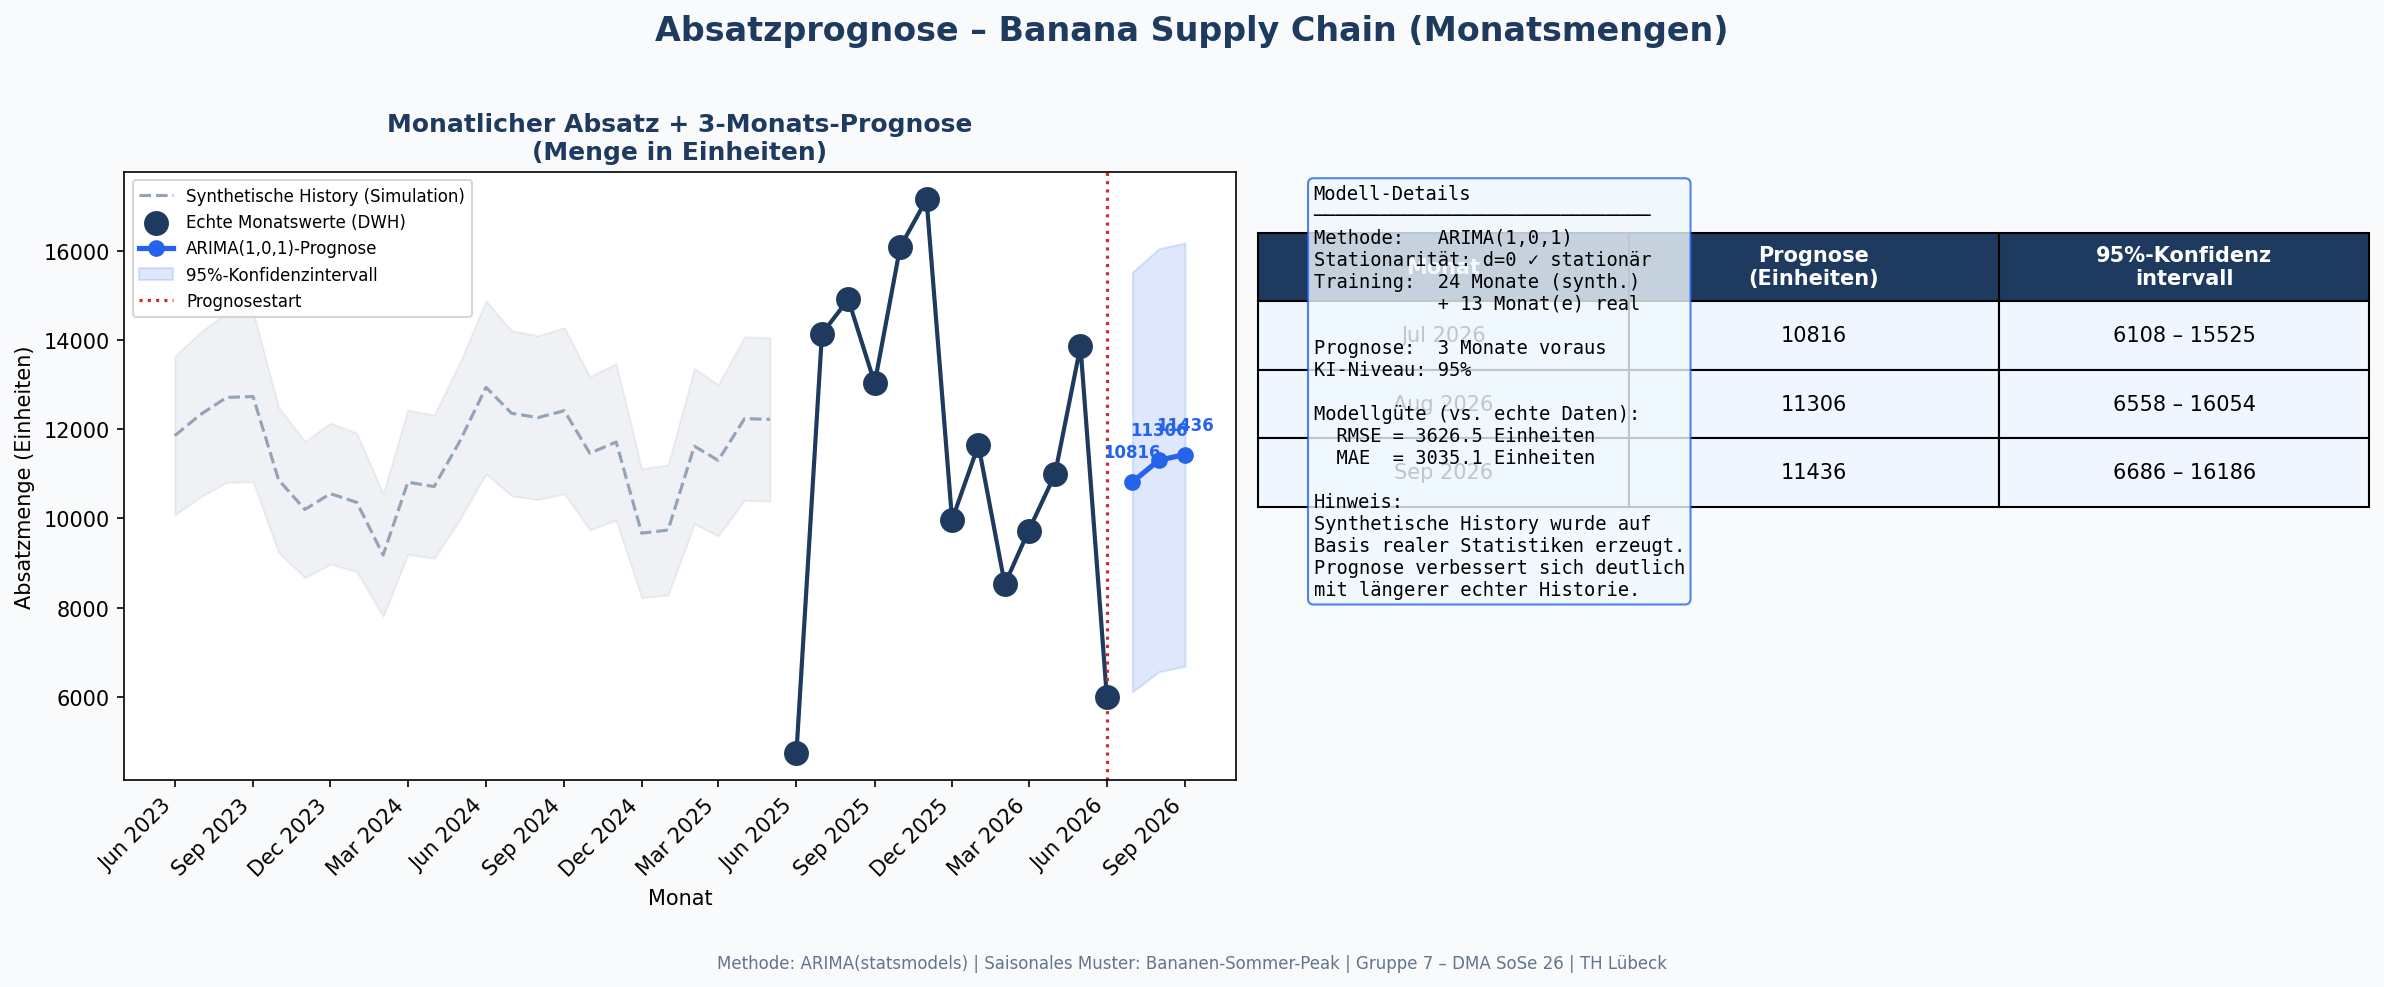

Python code for this plot:
"""
=============================================================================
forecast.py – Absatzprognose Banana Supply Chain
=============================================================================
Aufgabe (Aufgabenstellung.pdf):
  "Führen Sie mit python [...] eine Absatzprognose durch."

Methode: ARIMA (AutoRegressive Integrated Moving Average)
  - Klassische Zeitreihen-Methode für Absatzprognosen
  - Geeignet für saisonale Muster (Bananenabsatz: Sommer-Peak)

Datenbasis:
  - Echte Monatsdaten aus dwh.v_monthly_revenue
    (aktueller Generatorstand: 13 Monate, 252 Fulfillments)
  - Synthetische Vorlauf-History: 24 Monate vor dem ersten echten Monat
    → generiert auf Basis der echten Statistiken (Mittelwert, Saisonalität)
    → TRANSPARENZ: synthetisch generierte Punkte sind im Chart markiert

Begründung synthetische History:
  Der umgebaute Datengenerator liefert bereits 13 echte Monate. Für ein
  stabileres ARIMA-Training wird die kurze echte Historie transparent um
  synthetische Vorlaufmonate ergänzt. Sobald mehr reale Historie vorliegt,
  kann SYNTHETIC_MONTHS reduziert oder auf 0 gesetzt werden.

Ausgabe:
  analytics/forecast.png
  analytics/forecast.pdf
  analytics/forecast_model_summary.txt

Ausführung:
  python3 analytics/forecast.py
=============================================================================
"""

import sys
import os
import tempfile
import warnings
warnings.filterwarnings("ignore")

# ---------------------------------------------------------------------------
# Abhängigkeiten
# ---------------------------------------------------------------------------
try:
    import psycopg2
    import pandas as pd
    import numpy as np
    os.environ.setdefault("MPLCONFIGDIR", os.path.join(tempfile.gettempdir(), "matplotlib"))
    import matplotlib
    matplotlib.use("Agg")
    import matplotlib.pyplot as plt
    import matplotlib.dates as mdates
    from statsmodels.tsa.arima.model import ARIMA
    from statsmodels.tsa.stattools import adfuller
except ImportError as e:
    print(f"[FEHLER] Fehlendes Paket: {e}")
    print("  pip3 install psycopg2-binary pandas numpy matplotlib statsmodels")
    sys.exit(1)

# ---------------------------------------------------------------------------
# Konfiguration
# ---------------------------------------------------------------------------
PG_DSN       = "host=localhost port=5432 dbname=logistics user=user password=password"
OUTPUT_DIR   = os.path.dirname(os.path.abspath(__file__))
PNG_PATH     = os.path.join(OUTPUT_DIR, "forecast.png")
PDF_PATH     = os.path.join(OUTPUT_DIR, "forecast.pdf")
TXT_PATH     = os.path.join(OUTPUT_DIR, "forecast_model_summary.txt")

FORECAST_MONTHS = 3          # 3 Monate nach der letzten echten DWH-Periode
SYNTHETIC_MONTHS = 24        # Vorlaufmonate vor der ersten echten DWH-Periode
RANDOM_SEED = 42
np.random.seed(RANDOM_SEED)

# Bananenabsatz-Saisonalität: Index 1..12 → relativer Faktor
# Sommer-Peak (Jul/Aug), Weihnachts-Senke (Dez), Frühlings-Anstieg
SEASONAL_PATTERN = {
    1: 0.88, 2: 0.85, 3: 0.92, 4: 0.97,
    5: 1.05, 6: 1.10, 7: 1.18, 8: 1.15,
    9: 1.08, 10: 1.02, 11: 0.95, 12: 0.85
}


# ---------------------------------------------------------------------------
# Schritt 1: Echte Zeitreihendaten aus DWH laden
# ---------------------------------------------------------------------------
def load_real_timeseries() -> pd.DataFrame:
    """Lädt monatlich aggregierte Absatzdaten aus dwh.v_monthly_revenue."""
    print("[1/5] Lade echte Zeitreihendaten aus DWH...")

    conn = psycopg2.connect(PG_DSN)
    sql = """
        SELECT
            year                           AS jahr,
            month                          AS monat,
            SUM(total_quantity)            AS menge,
            ROUND(SUM(total_revenue_eur)::numeric, 2) AS umsatz,
            SUM(num_shipments)             AS auftraege
        FROM dwh.v_monthly_revenue
        GROUP BY year, month
        ORDER BY year, month
    """
    df = pd.read_sql(sql, conn)
    conn.close()

    df["datum"] = pd.to_datetime(
        df["jahr"].astype(str) + "-" + df["monat"].astype(str).str.zfill(2) + "-01"
    )
    df["menge"]   = pd.to_numeric(df["menge"], errors="coerce")
    df["umsatz"]  = pd.to_numeric(df["umsatz"], errors="coerce")
    df["auftraege"] = pd.to_numeric(df["auftraege"], errors="coerce").astype(int)
    df["synthetisch"] = False

    print(f"  {len(df)} echte Monate geladen:")
    for _, row in df.iterrows():
        print(f"  • {row['datum'].strftime('%Y-%m')}: {row['menge']:.0f} Einheiten "
              f"({row['auftraege']} Aufträge)")
    return df


# ---------------------------------------------------------------------------
# Schritt 2: Synthetische History generieren
# ---------------------------------------------------------------------------
def generate_synthetic_history(real_df: pd.DataFrame,
                                n_months: int = SYNTHETIC_MONTHS) -> pd.DataFrame:
    """Generiert eine plausible Absatz-History basierend auf den echten Statistiken.
    Verwendet Saisonalität + stochastischen Trend damit ARIMA sinnvoll trainiert
    werden kann. Alle generierten Punkte werden als synthetisch markiert."""

    print(f"[2/5] Generiere {n_months} Monate synthetische History...")
    print(f"  Basis: realer Mittelwert = {real_df['menge'].mean():.0f} Einheiten/Monat")

    real_mean = float(real_df["menge"].mean())
    std_val   = real_df["menge"].std()
    # Bei 1 Datenpunkt gibt std() NaN zurück → Fallback auf 15% des Mittelwerts
    real_std  = real_mean * 0.15 if (pd.isna(std_val) or std_val == 0) else max(float(std_val), real_mean * 0.15)

    # Start: n_months vor dem ersten echten Datenpunkt
    first_real_date = real_df["datum"].min()
    start_date = first_real_date - pd.DateOffset(months=n_months)

    rows = []
    # Leichter Aufwärtstrend über 24 Monate (+10% gesamt)
    trend_monthly = (real_mean * 1.10 - real_mean * 0.90) / n_months

    for i in range(n_months):
        datum  = start_date + pd.DateOffset(months=i)
        monat  = datum.month
        trend_val = real_mean * 0.90 + trend_monthly * i
        saisonal  = SEASONAL_PATTERN[monat]
        noise     = np.random.normal(0, real_std * 0.20)  # 20% Rauschen

        menge = max(1, trend_val * saisonal + noise)
        rows.append({
            "datum":       datum,
            "menge":       round(menge),
            "umsatz":      round(menge * (real_df["umsatz"] / real_df["menge"]).mean(), 2),
            "synthetisch": True,
        })

    synth_df = pd.DataFrame(rows)
    print(f"  Synthetisch: {synth_df['menge'].min():.0f} – {synth_df['menge'].max():.0f} "
          f"Einheiten (Min/Max)")
    return synth_df


# ---------------------------------------------------------------------------
# Schritt 3: Stationarität prüfen und ARIMA fitten
# ---------------------------------------------------------------------------
def fit_arima(ts: pd.Series):
    """Prüft Stationarität (ADF-Test) und fittet ARIMA(p,d,q).
    Automatische Wahl von d (Differenzierungsgrad) basierend auf ADF-Test."""

    print("[3/5] Prüfe Stationarität + Fitte ARIMA-Modell...")

    # ADF-Test: H0 = Nicht-stationär; p < 0.05 → stationär
    adf_result = adfuller(ts.dropna())
    p_value    = adf_result[1]
    d          = 0 if p_value < 0.05 else 1
    print(f"  ADF-Test: p-Wert = {p_value:.4f} → d = {d} "
          f"({'stationär' if d == 0 else 'nicht-stationär → 1x differenzieren'})")

    # ARIMA(1,d,1) als solider Standardansatz für Absatzdaten
    # p=1: AR-Term (Autokorrelation mit Vormonat)
    # d: Differenzierung (aus ADF-Test)
    # q=1: MA-Term (Moving Average des Fehlers)
    model  = ARIMA(ts, order=(1, d, 1))
    fitted = model.fit()

    print(f"  ARIMA(1,{d},1) gefittet:")
    print(f"  AIC = {fitted.aic:.2f} | BIC = {fitted.bic:.2f}")
    return fitted, d


# ---------------------------------------------------------------------------
# Schritt 4: Prognose erstellen
# ---------------------------------------------------------------------------
def make_forecast(fitted_model, last_date: pd.Timestamp,
                  n: int = FORECAST_MONTHS):
    """Erstellt Prognose für n Monate mit 95%-Konfidenzintervall."""

    print(f"[4/5] Erstelle {n}-Monats-Prognose...")
    forecast_result = fitted_model.get_forecast(steps=n)
    mean_forecast   = forecast_result.predicted_mean
    conf_int        = forecast_result.conf_int(alpha=0.05)  # 95% KI

    # Datums-Index für Prognosemonate
    forecast_dates = [last_date + pd.DateOffset(months=i+1) for i in range(n)]

    forecast_df = pd.DataFrame({
        "datum":      forecast_dates,
        "prognose":   mean_forecast.values,
        "lower_95":   conf_int.iloc[:, 0].values,
        "upper_95":   conf_int.iloc[:, 1].values,
    })
    # Negative Werte vermeiden (Absatz ≥ 0)
    forecast_df[["prognose", "lower_95", "upper_95"]] = \
        forecast_df[["prognose", "lower_95", "upper_95"]].clip(lower=0)

    print(f"  Prognosemonate:")
    for _, row in forecast_df.iterrows():
        print(f"  • {row['datum'].strftime('%Y-%m')}: {row['prognose']:.0f} Einheiten "
              f"[95%-KI: {row['lower_95']:.0f} – {row['upper_95']:.0f}]")
    return forecast_df


# ---------------------------------------------------------------------------
# Schritt 5: Modellbewertung + Visualisierung
# ---------------------------------------------------------------------------
def evaluate_and_plot(full_df: pd.DataFrame, forecast_df: pd.DataFrame,
                      real_df: pd.DataFrame, fitted_model, d: int):
    """Berechnet RMSE am echten Datenpunkt und erstellt Prognose-Chart."""

    # RMSE gegen echte Monatswerte aus dem DWH
    real_vals   = real_df.set_index("datum")["menge"]
    fitted_vals = fitted_model.fittedvalues

    # Nur Punkte bewerten, die sowohl in real als auch im Fit vorhanden sind
    common_idx  = real_vals.index.intersection(fitted_vals.index)
    if len(common_idx) > 0:
        rmse = float(np.sqrt(((real_vals[common_idx] - fitted_vals[common_idx])**2).mean()))
        mae  = float((real_vals[common_idx] - fitted_vals[common_idx]).abs().mean())
        print(f"[5/5] Modellbewertung (n={len(common_idx)} echte Punkte):")
        print(f"  RMSE = {rmse:.1f} Einheiten")
        print(f"  MAE  = {mae:.1f} Einheiten")
    else:
        rmse, mae = None, None
        print("[5/5] Modellbewertung: keine Überschneidung echte/gefittete Punkte")

    # ── Plot ────────────────────────────────────────────────────────────
    fig, axes = plt.subplots(1, 2, figsize=(16, 6), facecolor="#F8FAFC")
    fig.suptitle("Absatzprognose – Banana Supply Chain (Monatsmengen)",
                 fontsize=16, fontweight="bold", color="#1E3A5F", y=1.02)

    # -- Subplot 1: Zeitreihe + Prognose ---------------------------------
    ax1 = axes[0]

    synth = full_df[full_df["synthetisch"] == True]
    real  = full_df[full_df["synthetisch"] == False]

    # Synthetische History (gestrichelt, grau)
    ax1.plot(synth["datum"], synth["menge"],
             color="#94A3B8", linewidth=1.5, linestyle="--",
             label="Synthetische History (Simulation)")
    ax1.fill_between(synth["datum"], synth["menge"] * 0.85, synth["menge"] * 1.15,
                     color="#94A3B8", alpha=0.15)

    # Echte Monatswerte
    ax1.scatter(real["datum"], real["menge"],
                color="#1E3A5F", s=120, zorder=10, label="Echte Monatswerte (DWH)")
    ax1.plot(real["datum"], real["menge"], color="#1E3A5F", linewidth=2)

    # Prognose
    ax1.plot(forecast_df["datum"], forecast_df["prognose"],
             color="#2563EB", linewidth=2.5, marker="o", markersize=7,
             label=f"ARIMA(1,{d},1)-Prognose")
    ax1.fill_between(forecast_df["datum"],
                     forecast_df["lower_95"], forecast_df["upper_95"],
                     color="#2563EB", alpha=0.15, label="95%-Konfidenzintervall")

    # Trennlinie Vergangenheit / Zukunft
    last_real = full_df["datum"].max()
    ax1.axvline(x=last_real, color="#DC2626", linestyle=":", linewidth=1.5,
                label="Prognosestart")

    ax1.xaxis.set_major_formatter(mdates.DateFormatter("%b %Y"))
    ax1.xaxis.set_major_locator(mdates.MonthLocator(interval=3))
    plt.setp(ax1.xaxis.get_majorticklabels(), rotation=45, ha="right")
    ax1.set_title("Monatlicher Absatz + 3-Monats-Prognose\n(Menge in Einheiten)",
                  fontweight="bold", color="#1E3A5F")
    ax1.set_xlabel("Monat")
    ax1.set_ylabel("Absatzmenge (Einheiten)")
    ax1.legend(fontsize=8, loc="upper left")
    ax1.set_facecolor("#FFFFFF")

    # Prognose-Werte annotieren
    for _, row in forecast_df.iterrows():
        ax1.annotate(f"{row['prognose']:.0f}",
                     xy=(row["datum"], row["prognose"]),
                     xytext=(0, 12), textcoords="offset points",
                     ha="center", fontsize=8, color="#2563EB", fontweight="bold")

    # -- Subplot 2: Modell-Info + Prognose-Tabelle -----------------------
    ax2 = axes[1]
    ax2.axis("off")

    # Prognose-Tabelle
    table_rows = []
    for _, row in forecast_df.iterrows():
        table_rows.append([
            row["datum"].strftime("%b %Y"),
            f"{row['prognose']:.0f}",
            f"{row['lower_95']:.0f} – {row['upper_95']:.0f}",
        ])

    tbl = ax2.table(
        cellText=table_rows,
        colLabels=["Monat", "Prognose\n(Einheiten)", "95%-Konfidenz\nintervall"],
        loc="center",
        cellLoc="center",
        bbox=[0.0, 0.45, 1.0, 0.45],
    )
    tbl.auto_set_font_size(False)
    tbl.set_fontsize(10)
    tbl.scale(1, 2)
    for col in range(3):
        tbl[0, col].set_facecolor("#1E3A5F")
        tbl[0, col].set_text_props(color="white", fontweight="bold")
    for row_i in range(1, len(table_rows) + 1):
        for col in range(3):
            tbl[row_i, col].set_facecolor("#EFF6FF")

    # Modell-Info-Box
    info_lines = [
        "Modell-Details",
        "─" * 30,
        f"Methode:   ARIMA(1,{d},1)",
        f"Stationarität: d={d} {'✓ stationär' if d == 0 else '→ 1x diff.'}",
        f"Training:  {SYNTHETIC_MONTHS} Monate (synth.)",
        f"           + {len(real_df)} Monat(e) real",
        "",
        f"Prognose:  {FORECAST_MONTHS} Monate voraus",
        f"KI-Niveau: 95%",
        "",
    ]
    if rmse is not None:
        info_lines += [
            "Modellgüte (vs. echte Daten):",
            f"  RMSE = {rmse:.1f} Einheiten",
            f"  MAE  = {mae:.1f} Einheiten",
        ]

    info_lines += [
        "",
        "Hinweis:",
        "Synthetische History wurde auf",
        "Basis realer Statistiken erzeugt.",
        "Prognose verbessert sich deutlich",
        "mit längerer echter Historie.",
    ]

    ax2.text(0.05, 0.98, "\n".join(info_lines),
             transform=ax2.transAxes,
             verticalalignment="top", fontsize=9,
             fontfamily="monospace",
             bbox=dict(boxstyle="round", facecolor="#F0F9FF",
                       edgecolor="#2563EB", alpha=0.8))

    fig.text(0.5, -0.04,
             "Methode: ARIMA(statsmodels) | Saisonales Muster: Bananen-Sommer-Peak "
             "| Gruppe 7 – DMA SoSe 26 | TH Lübeck",
             ha="center", fontsize=8, color="#64748B")

    plt.tight_layout()
    fig.savefig(PNG_PATH, dpi=150, bbox_inches="tight", facecolor=fig.get_facecolor())
    fig.savefig(PDF_PATH, bbox_inches="tight", facecolor=fig.get_facecolor())
    plt.close(fig)
    print(f"  Gespeichert: {PNG_PATH}")
    print(f"  Gespeichert: {PDF_PATH}")

    # Modell-Summary als Text speichern
    with open(TXT_PATH, "w") as f:
        f.write(str(fitted_model.summary()))
    print(f"  Modell-Summary: {TXT_PATH}")

    return rmse, mae


# ---------------------------------------------------------------------------
# Main
# ---------------------------------------------------------------------------
def main():
    print("=" * 60)
    print("  Absatzprognose – ARIMA-Zeitreihenmodell")
    print("=" * 60)

    real_df   = load_real_timeseries()
    synth_df  = generate_synthetic_history(real_df)

    # Zeitreihe zusammenführen: synthetische History + echte Daten
    full_df   = pd.concat([synth_df, real_df[["datum", "menge", "synthetisch"]]],
                          ignore_index=True).sort_values("datum").reset_index(drop=True)

    ts = full_df.set_index("datum")["menge"].asfreq("MS")  # Monthly Start frequency

    fitted_model, d = fit_arima(ts)
    forecast_df     = make_forecast(fitted_model, full_df["datum"].max())
    rmse, mae       = evaluate_and_plot(full_df, forecast_df, real_df, fitted_model, d)

    print()
    print("=" * 60)
    print("  Absatzprognose abgeschlossen")
    print(f"  Ausgabe: forecast.png / forecast.pdf")
    print(f"  Modell-Summary: forecast_model_summary.txt")
    print("=" * 60)


if __name__ == "__main__":
    main()
